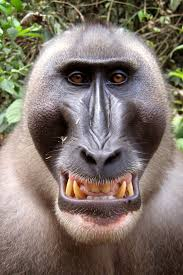
#> input picture ex3/images/monkey.jpg, 183 x 275 px
$ python ex3.py
#> lines starting #> are read from the running program, lines starting #| are printed output that depends on the picture; after the words box and inside, x2 and y2 are one past the last pixel; in counts of white or black regions, pixels touching at a corner belong together
import cv2
import numpy as np
import matplotlib.pyplot as plt
import os


#####################################
#                                   #
#         HELPFUL FUNCTIONS         #
#                                   #
#####################################

def make_non_black_white(image_path, output_path):
    """
    Converts all non-black pixels in the image to white and saves the result.

    :param image_path: Path to the input image.
    :param output_path: Path to save the output image.
    """
    # Read the image
    image = cv2.imread(image_path)

    # Define a threshold to detect black pixels (RGB values close to [0, 0, 0])
    threshold = 10
    non_black_pixels = np.any(image > threshold, axis=-1)  # Check if any channel is above the threshold

    # Set non-black pixels to white
    image[non_black_pixels] = [255, 255, 255]

    # Save the result
    cv2.imwrite(output_path, image)

def get_image_size(image_path):
    """
    Gets the size (dimensions) of an image.

    :param image_path: Path to the image file.
    """
#> called with image_path = 'images/monkey.jpg'
    # Load the image
    image = cv2.imread(image_path)
#> image is the input picture: shape (275, 183, 3); mean B, G, R 108.2, 117.8, 129.2

    # Check if the image was loaded successfully
    if image is None:
        print(f"Error: Unable to load image at {image_path}")
        return

    # Get the shape of the image (height, width, channels)
    height, width = image.shape[:2]
#> height = 275; width = 183
    return width, height

def resize_image(image_path, new_width, new_height):
    """
    Resizes an image to the specified width and height.

    :param image_path: Path to the image file.
    :param new_width: Desired width for the resized image.
    :param new_height: Desired height for the resized image.
    :return: The resized image.
    """
#> called with image_path = 'images/hanoch.jpg', new_width = 183, new_height = 275
    # Load the image
    image = cv2.imread(image_path)
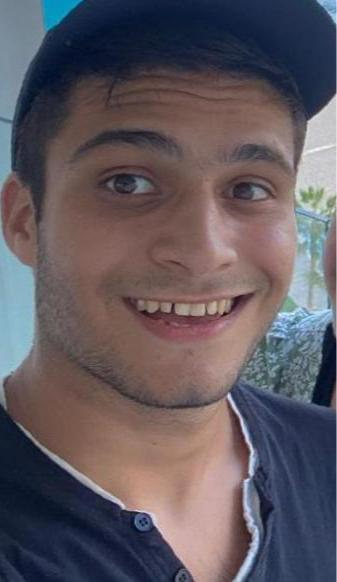
#> input picture ex3/images/hanoch.jpg, 337 x 582 px
#> image is the input picture: shape (582, 337, 3); mean B, G, R 95.4, 88.4, 96.2

    # Check if the image was loaded successfully
    if image is None:
        print(f"Error: Unable to load image at {image_path}")
        return None

    # Resize the image
    resized_image = cv2.resize(image, (new_width, new_height))
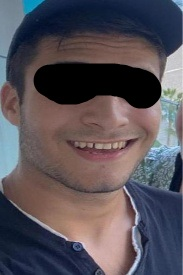
#> input picture ex3/images/hanoch_mask.jpg, 183 x 275 px
#> in make_non_black_white, image is the input picture: shape (275, 183, 3); mean B, G, R 88.2, 81.1, 87.2
#> in make_non_black_white, `non_black_pixels = np.any(image > threshold, axis=-1)`:
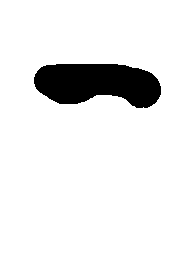
#> non_black_pixels: shape (275, 183) bool; 91.6% white; 1 black region, box (x1, y1, x2, y2) and area: (34, 64, 161, 108) 4249

    return resized_image

def resize_img_according_another_img(image_path, comparing_image_path, resized_image_path):
    width, height = get_image_size(comparing_image_path)
    resized_image = resize_image(image_path, width, height)

    # If the image was resized, save and display it
    if resized_image is not None:
        cv2.imwrite(resized_image_path, resized_image)


##############################################################

def create_gaussian_pyramid(image, levels):
    """Creates a Gaussian pyramid for the given image."""
    gaussian_pyramid = [image]
    for i in range(levels):
        image = cv2.pyrDown(image)
        gaussian_pyramid.append(image)
    return gaussian_pyramid

def create_laplacian_pyramid(gaussian_pyramid):
    """Creates a Laplacian pyramid from a Gaussian pyramid."""
    laplacian_pyramid = []
    for i in range(len(gaussian_pyramid) - 1):
        size = (gaussian_pyramid[i].shape[1], gaussian_pyramid[i].shape[0])
        upsampled = cv2.pyrUp(gaussian_pyramid[i + 1], dstsize=size)
        laplacian = cv2.subtract(gaussian_pyramid[i], upsampled)
        laplacian_pyramid.append(laplacian)

    laplacian_pyramid.append(gaussian_pyramid[-1])  # Add the last level
    return laplacian_pyramid

def blend_pyramids(laplacian_a, laplacian_b, gaussian_mask):
    """Blends two Laplacian pyramids using a Gaussian pyramid mask."""
    blended_pyramid = []
    for la, lb, gm in zip(laplacian_a, laplacian_b, gaussian_mask):
        if len(gm.shape) == 2:  # If gm is single-channel, convert to 3-channel
            gm = np.repeat(gm[:, :, np.newaxis], 3, axis=2)
        blended = gm * la + (1 - gm) * lb
        blended_pyramid.append(blended)
    return blended_pyramid

def reconstruct_from_pyramid(laplacian_pyramid):
    """Reconstructs the image from a Laplacian pyramid."""
    image = laplacian_pyramid[-1]
    for i in range(len(laplacian_pyramid) - 2, -1, -1):
        size = (laplacian_pyramid[i].shape[1], laplacian_pyramid[i].shape[0])
        image = cv2.pyrUp(image, dstsize=size)
        image = cv2.add(image, laplacian_pyramid[i])
    return image

def plot_pyramid(pyramid):
    """Plot all levels of a Laplacian pyramid."""
    levels = len(pyramid)
    plt.figure()

    for i in range(levels):
        plt.subplot(1, levels, i+1)
        plt.imshow(cv2.cvtColor(pyramid[i], cv2.COLOR_BGR2RGB))  # Convert to RGB for proper display
        plt.title(f'Level {i}')
        plt.axis('off')

    plt.tight_layout()
    plt.show()

def blend_images(image1, image2, mask, levels=5):
    """Blends two images using a mask and the Multiresolution Pyramid Spline algorithm."""
#> called with levels = 10
    # Ensure all inputs are the same size
    image1 = cv2.resize(image1, (mask.shape[1], mask.shape[0]))
    image2 = cv2.resize(image2, (mask.shape[1], mask.shape[0]))
#> image2: shape (275, 183, 3) float32

    # Normalize the mask to range [0, 1]
    mask = mask / 255.0 if mask.max() > 1 else mask

    # Create Gaussian and Laplacian pyramids
    gaussian_mask = create_gaussian_pyramid(mask, levels)
#> the loop in create_gaussian_pyramid, `for i in range(levels):` made 10 passes
#> image on passes 7 to 10: [[0.87, 0.844], [0.905, 0.885], [0.984, 0.981]], [0.892, 0.923], [0.907], [0.907]
#> after the loop in create_gaussian_pyramid, `for i in range(levels):`: gaussian_pyramid = 11 items
#> gaussian_mask = 11 items
    laplacian_a = create_laplacian_pyramid(create_gaussian_pyramid(image1, levels))
#> the loop in create_gaussian_pyramid (call 2), `for i in range(levels):` made 10 passes
#> image on passes 8 to 10: [[115.1, 126.4, 134.9], [115.5, 124.5, 137.6]], [[115.3, 125.4, 136.3]], [[115.3, 125.4, 136.3]]
#> in create_laplacian_pyramid, `laplacian_pyramid = []`: laplacian_pyramid = []
#> the loop in create_laplacian_pyramid, `for i in range(len(gaussian_pyramid) - 1):` made 10 passes
#> size on passes 1 to 8: (183, 275), (92, 138), (46, 69), (23, 35), (12, 18), (6, 9), (3, 5), (2, 3)
#> (size, upsampled, laplacian) on passes 9 to 10: ((1, 2), [[115.3, 125.4, 136.3], [115.3, 125.4, 136.3]], [[-0.197, 0.959, -1.35], [0.197, -0.959, 1.35]]), ((1, 1), [[115.3, 125.4, 136.3]], [[0, 0, 0]])
#> pass 1, in create_laplacian_pyramid, `laplacian = cv2.subtract(gaussian_pyramid[i], upsampled)`:
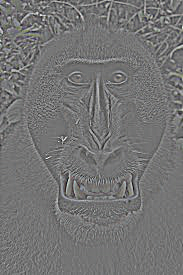
#> laplacian: shape (275, 183, 3) float32; mean of channels 0, 1, 2 0, 0, 0; drawn with min black and max white
#> after the loop in create_laplacian_pyramid, `for i in range(len(gaussian_pyramid) - 1):`: laplacian_pyramid = 10 items
#> laplacian_a = 11 items
    laplacian_b = create_laplacian_pyramid(create_gaussian_pyramid(image2, levels))
#> in create_laplacian_pyramid (call 2), `laplacian_pyramid = []`: laplacian_pyramid = []
#> the loop in create_laplacian_pyramid (call 2), `for i in range(len(gaussian_pyramid) - 1):` made 10 passes
#> (size, upsampled, laplacian) on passes 9 to 10: ((1, 2), [[90.64, 85.98, 95.95], [90.64, 85.98, 95.95]], [[-1.49, -2.09, -3.34], [1.49, 2.09, 3.34]]), ((1, 1), [[90.64, 85.98, 95.95]], [[0, -7.63e-06, 0]])
#> pass 1, in create_laplacian_pyramid (call 2), `laplacian = cv2.subtract(gaussian_pyramid[i], upsampled)`:
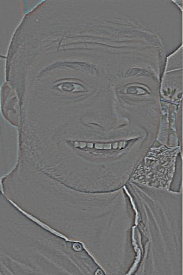
#> laplacian: shape (275, 183, 3) float32; mean of channels 0, 1, 2 0.1, 0.1, 0.1; drawn with min black and max white
#> after the loop in create_laplacian_pyramid (call 2), `for i in range(len(gaussian_pyramid) - 1):`: laplacian_pyramid = 10 items
#> laplacian_b = 11 items

    # Blend pyramids and reconstruct the final image
    blended_pyramid = blend_pyramids(laplacian_a, laplacian_b, gaussian_mask)
#> the loop in blend_pyramids, `for la, lb, gm in zip(laplacian_a, laplacian_b, gaussian_mask):` made 11 passes
#> (la, lb, gm, blended) on passes 9 to 11: ([[-0.197, 0.959, -1.35], [0.197, -0.959, 1.35]], [[-1.49, -2.09, -3.34], [1.49, 2.09, 3.34]], [[0.892, 0.892, 0.892], [0.923, 0.923, 0.923]], [[-0.336, 0.629, -1.56], [0.296, -0.724, 1.5]]), ([[0, 0, 0]], [[0, -7.63e-06, 0]], [[0.907, 0.907, 0.907]], [[0, -7.07e-07, 0]]), ([[115.3, 125.4, 136.3]], [[90.64, 85.98, 95.95]], [[0.907, 0.907, 0.907]], [[113.1, 121.8, 132.5]])
#> blended_pyramid = 11 items
    blended_image = reconstruct_from_pyramid(blended_pyramid)
#> in reconstruct_from_pyramid, `image = laplacian_pyramid[-1]`: image = [[113.1, 121.8, 132.5]]
#> the loop in reconstruct_from_pyramid, `for i in range(len(laplacian_pyramid) - 2, -1, -1):` made 10 passes
#> (i, size) on passes 3, 4, 6, 7, 8, 9, 10: (7, (2, 3)), (6, (3, 5)), (4, (12, 18)), (3, (23, 35)), (2, (46, 69)), (1, (92, 138)), (0, (183, 275))
#> (i, size, image) on passes 1 to 2: (9, (1, 1), [[113.1, 121.8, 132.5]]), (8, (1, 2), [[112.7, 122.4, 131], [113.4, 121.1, 134]])

    # Clip values to valid range and convert to 8-bit image
    blended_image = np.clip(blended_image, 0, 255).astype(np.uint8)
    return blended_image


def hybrid_image_balanced(image1_path, image2_path, sigma1=10, sigma2=20, alpha=0.5, beta=0.5):
    # Load the images
#> called with image1_path = 'images/hanoch.jpg', image2_path = 'images/monkey.jpg', sigma1 = 3, sigma2 = 3, alpha = 0.7, beta = 0.5
    image1 = cv2.imread(image1_path, cv2.IMREAD_COLOR)
    image2 = cv2.imread(image2_path, cv2.IMREAD_COLOR)

    # Resize images to the same dimensions
    if image1.shape != image2.shape:
        image2 = cv2.resize(image2, (image1.shape[1], image1.shape[0]))
#> image2: shape (582, 337, 3)

    # Convert images to float32
    image1 = np.float32(image1) / 255.0
#> image1: shape (582, 337, 3) float32
    image2 = np.float32(image2) / 255.0

    # Create low-pass filter for image2
    low_frequencies = cv2.GaussianBlur(image2, (0, 0), sigmaX=sigma2, sigmaY=sigma2)

    # Create high-pass filter for image1
    low_pass = cv2.GaussianBlur(image1, (0, 0), sigmaX=sigma1, sigmaY=sigma1)
    high_frequencies = image1 - low_pass

    # Scale the components
    high_frequencies *= alpha
    low_frequencies *= beta
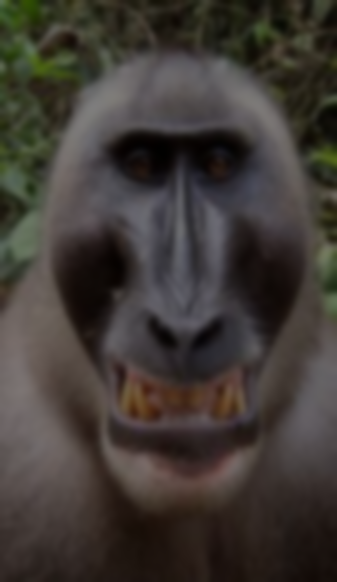
#> low_frequencies: shape (582, 337, 3) float32; mean B, G, R 0.212, 0.231, 0.253

    # Combine low frequencies of image2 with high frequencies of image1
    hybrid = high_frequencies + low_frequencies
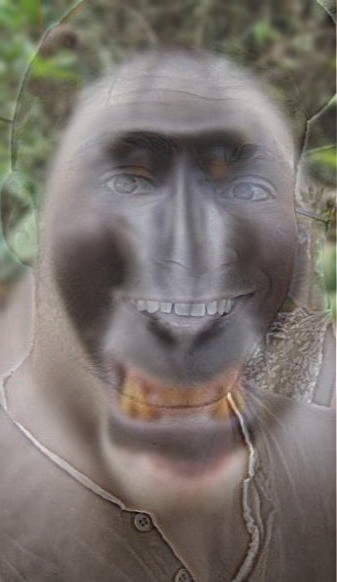
#> hybrid: shape (582, 337, 3) float32; mean B, G, R 0.212, 0.231, 0.253; drawn with min black and max white

    # Clip values to [0, 1] and convert back to uint8
    hybrid = np.clip(hybrid, 0, 1)
    hybrid = (hybrid * 255).astype(np.uint8)

    return hybrid


if __name__ == "__main__":

    # Preparing...
    images_folder = 'images'
    hanoch_img = os.path.join(images_folder, 'hanoch.jpg')
    hanoch_resized_img = os.path.join(images_folder, 'hanoch_resized.jpg')
    monkey_img = os.path.join(images_folder, 'monkey.jpg')
    hanoch_mask_path = os.path.join(images_folder, 'hanoch_mask.jpg')
    mask_path = os.path.join(images_folder, 'mask.jpg')

    resize_img_according_another_img(hanoch_img, monkey_img, resized_image_path=hanoch_resized_img)
    make_non_black_white(image_path=hanoch_mask_path, output_path=mask_path)

    # FIRST TASK
    # Load two images and a mask
    image1 = cv2.imread(monkey_img).astype(np.float32)  # First image
    image2 = cv2.imread(hanoch_img).astype(np.float32)  # Second image
    mask = cv2.imread(mask_path, cv2.IMREAD_GRAYSCALE).astype(np.float32)  # Mask (grayscale)

    # Blend the images
    blended = blend_images(image1, image2, mask, levels=10)

    # Show and save the result
    hanoch_as_monkey_path = "results/hanoch_as_monkey_1.jpg"
    cv2.imwrite(hanoch_as_monkey_path, blended)
    print(f"{hanoch_as_monkey_path} created successfully!")

    # SECOND TASK
    # Parameters: Tune alpha, beta, sigma1, sigma2 for better balance
    alpha = 0.7  # Weight for high-frequency image1
    beta = 0.5   # Weight for low-frequency image2
    sigma1 = 3  # High-pass filter strength
    sigma2 = 3  # Low-pass filter strength

    # Create hybrid image
    hybrid_result = hybrid_image_balanced(hanoch_img, monkey_img, sigma1, sigma2, alpha, beta)

    # Save the result
    hanoch_as_monkey_path = "results/hanoch_as_monkey_2.jpg"
    cv2.imwrite(hanoch_as_monkey_path, hybrid_result)
    print(f"{hanoch_as_monkey_path} created successfully!")
